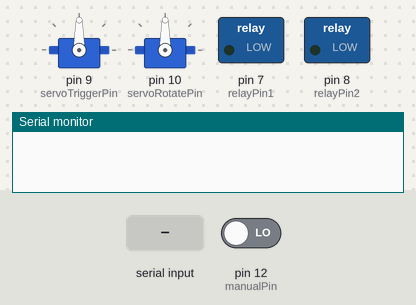
The sketch below on a simulated Arduino Uno, built with avr-gcc and run on an emulated ATmega328P. Parts: 2 × servo, switched loads named in the sketch (green lamp = pin HIGH), the last lines printed to the serial monitor. The inputs (shaded band) are chosen by the test bench; at power-on: pin 12 (manualPin) LOW.

Above: at 1.2 s.
1.3 s: pin 12 (manualPin) driven HIGH
At 2.7 s:
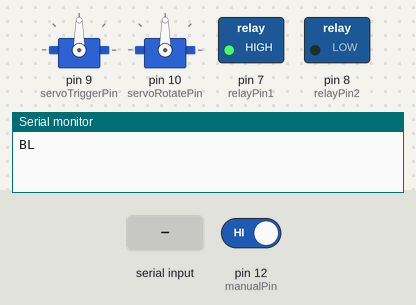
7.3 s: "A,45\n" received over Serial
At 10.0 s:
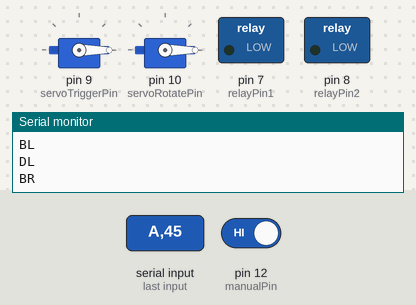
10.3 s: "A90\n" received over Serial
At 18.1 s:
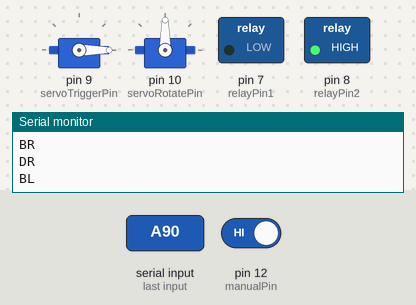
Timing chart, 0 to 18.8 s (numbered marks = the images above; inputs shaded):
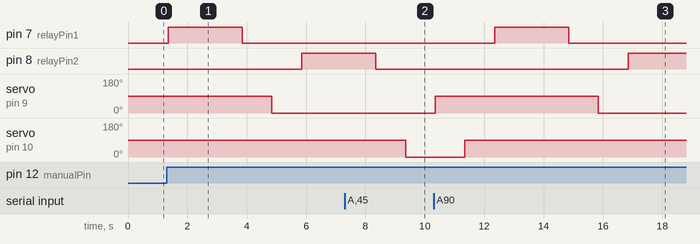

The sketch:

MarshmallowTurret.ino
```cpp
#include <Servo.h>

Servo servoTrigger;
Servo servoRotate;
String command;

int motorForwardWaitTime = 2500;
int motorBackwardWaitTime = 2500;
int motorStopWaitTime = 1000;
int servoTriggerWaitTime = 1000;
int servoRotateWaitTime = 1000;
int servoTriggerLoadAngle = 0;
int servoTriggerReleaseAngle = 90;
int servoRotateInitAngle = 90;
int angle;

int relayPin1 = 7;
int relayPin2 = 8;
int servoTriggerPin = 9;
int servoRotatePin = 10;
int manualPin = 12;

bool ifPressed = false;
bool ifLoaded = false;

void setup() {
  Serial.begin(9600);

  pinMode(relayPin1, OUTPUT);
  pinMode(relayPin2, OUTPUT);
  pinMode(manualPin, INPUT);

  motorStop();
  servoTrigger.attach(servoTriggerPin);
  servoTrigger.write(servoTriggerReleaseAngle);
  servoRotate.attach(servoRotatePin);
  servoRotate.write(servoRotateInitAngle);
}

void loop() {
  // Manual control: button pressed
  ifPressed = debounce();
  if (ifPressed) {
    if (ifLoaded) {
      fire();
    }
    else {
      load();
    }
  }

  // Control from C# GUI
  if (Serial.available()) {
    command = Serial.readStringUntil('\n');
    if (command[0] == 'A') {
      // Rotate ServoTurret to a given angle
      angle = command.substring(1).toInt();
      rotateTo(angle);
    }
    else if (command[0] == 'L') {
      if (!ifLoaded) {
        load();
      }
    }
    else if (command[0] == 'F') {
      if (ifLoaded) {
        fire();
      }
    }
  }
}

// Some DC motor control methods
void motorForward() {
  // Run the DC motor forwards
  digitalWrite(relayPin1, HIGH);
  digitalWrite(relayPin2, LOW);
}

void motorBackward() {
  // Run the DC motor backwards
  digitalWrite(relayPin1, LOW);
  digitalWrite(relayPin2, HIGH);
}

void motorStop() {
  // Stop the DC motor
  digitalWrite(relayPin1, LOW);
  digitalWrite(relayPin2, LOW);
}

// Some higher-level control methods
void rotateTo(int angle) {
  // Tell computer to prepare for rotating
  Serial.println("BR");

  // Rotate the turret
  servoRotate.write(angle);
  delay(servoRotateWaitTime);

  // Tell computer that rotating is done
  Serial.println("DR");
}

void load() {
  // Tell computer to prepare for loading
  Serial.println("BL");

  // Load the gun
  servoTrigger.write(servoTriggerReleaseAngle);
  motorForward();
  delay(motorForwardWaitTime);
  motorStop();
  delay(motorStopWaitTime);
  servoTrigger.write(servoTriggerLoadAngle);
  delay(servoTriggerWaitTime);
  motorBackward();
  delay(motorBackwardWaitTime);
  motorStop();
  delay(motorStopWaitTime);

  // Reset ifLoaded
  ifLoaded = true;

  // Tell computer that loading is done
  Serial.println("DL");
}

void fire() {
  // Tell computer to prepare for firing
  Serial.println("BF");

  // Fire the gun
  servoTrigger.write(servoTriggerReleaseAngle);
  delay(servoTriggerWaitTime);
  // Reset ifLoaded
  ifLoaded = false;

  // Tell computer that firing is done
  Serial.println("DF");
}

// Debounces manual load/fire button and returns if it is pressed.
bool debounce() {
  bool firstCheck;
  bool secondCheck;

  firstCheck = digitalRead(manualPin);
  if (firstCheck != ifPressed)
  {
    delay(50);
    secondCheck = digitalRead(manualPin);
    if (secondCheck == firstCheck) {
      return firstCheck;
    }
  }
  return ifPressed;
}
```

Measured:
- after the input at 1.3 s, pin 7 (relayPin1): LOW → HIGH after 0.05 s, → LOW 2.5 s later; pin 8 (relayPin2): LOW → HIGH after 4.6 s; servo on pin 9 (servoTriggerPin): 90° → 0° after 3.6 s
- after the input at 7.3 s, servo on pin 9 (servoTriggerPin): stays 0° (without the input it goes to 90° after 2.1 s); servo on pin 10 (servoRotatePin): 90° → 0° after 2.1 s
- after the input at 10.3 s, servo on pin 10 (servoRotatePin): 0° → 90° after 1.1 s
